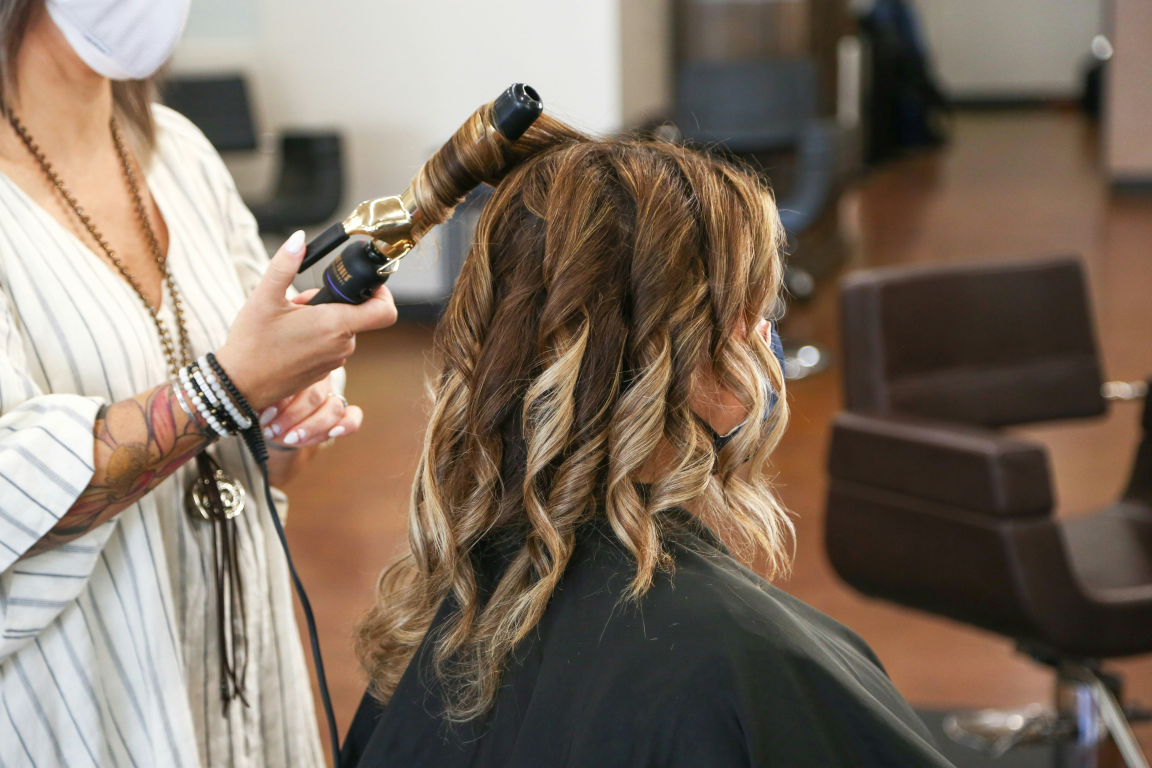
#> input picture Media/giorgio-trovato-wSpkThmoZQc-unsplash.jpg, 5760 x 3840 px (shown at 1/5 size)
$ python build_media.py
#> lines starting #> are read from the running program, lines starting #| are printed output that depends on the picture
#> in load, returned value is the input picture: PIL image 5760x3840 RGB; mean R, G, B 126.5, 111.3, 97.3
#> in crop, `return im.crop((int(x0), int(y0), int(x1), int(y1)))`:
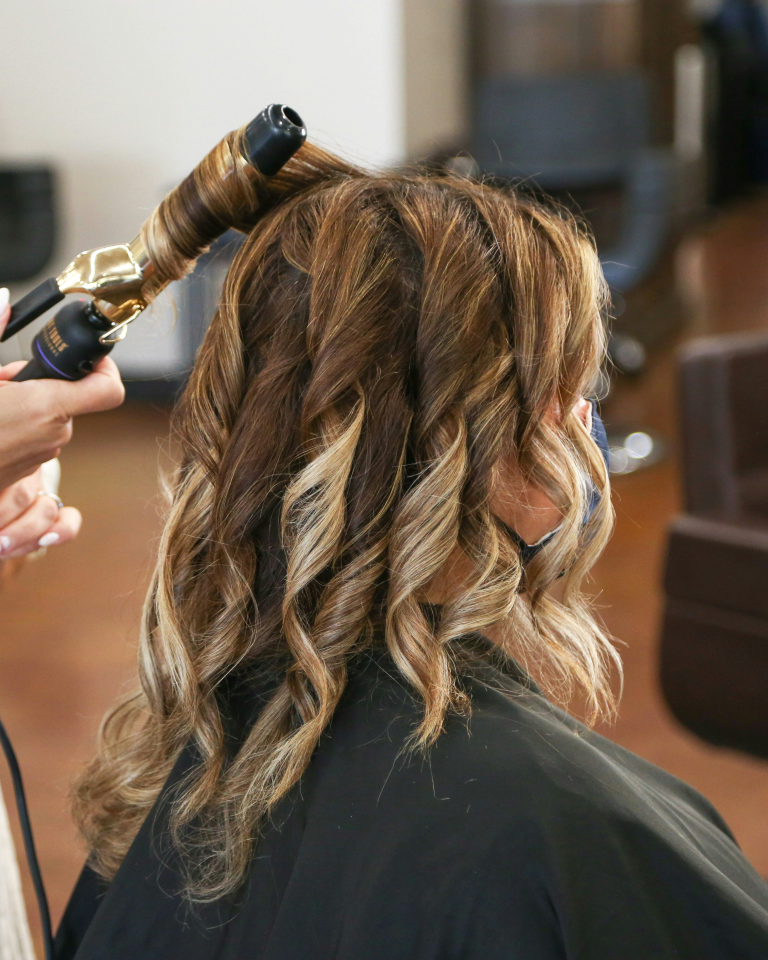
#> returned value: PIL image 3072x3840 RGB (shown at 1/4 size); mean R, G, B 108.7, 92.8, 77.4
"""Genera las imágenes optimizadas de assets/ a partir de los originales en Media/.

Todas pasan por el mismo grade de color (balance cálido, sombras levantadas,
altas luces suaves, saturación contenida) para que se vean como una sola sesión.
Uso: python3 tools/build_media.py   (requiere Pillow y numpy)
"""
import subprocess, tempfile, os
import numpy as np
from PIL import Image, ImageOps, ImageFilter

ROOT = os.path.dirname(os.path.dirname(os.path.abspath(__file__)))
M = os.path.join(ROOT, "Media")
A = os.path.join(ROOT, "assets", "img")
VIDEO = os.path.join(M, "7575516-uhd_3840_2160_24fps.mp4")

SRC = {
    "G": "giorgio-trovato-wSpkThmoZQc-unsplash.jpg",   # ondas con tenaza
    "C": "haircolouring.jpg",                          # coloración con pincel
    "F": "ionela-mat-16mHHrY3PUk-unsplash.jpg",        # facial
    "N": "manicure.jpg",                               # manicure
    "A": "a.jpg",                                      # clienta sonriendo durante el color
    "K": "aditya-sethia-iCJTDyLyP0I-unsplash.jpg",     # corte con cabello húmedo
    "S": "salon-referencia.png",                       # interior de salón (REFERENCIA, no es Glanz)
}

def grade(im, strength=1.0):
    """Grade 'Glanz': cálido, suave, luminoso."""
#> called with strength = 1
    a = np.asarray(im.convert("RGB")).astype(np.float32) / 255.0
    # 1) balance de blancos parcial (gray world 60%)
    mean = a.reshape(-1, 3).mean(0)
#> mean = [0.406, 0.362, 0.308]
    gain = (mean.mean() / mean) ** 0.6
#> gain = [0.928, 0.994, 1.1]
    a = a * gain
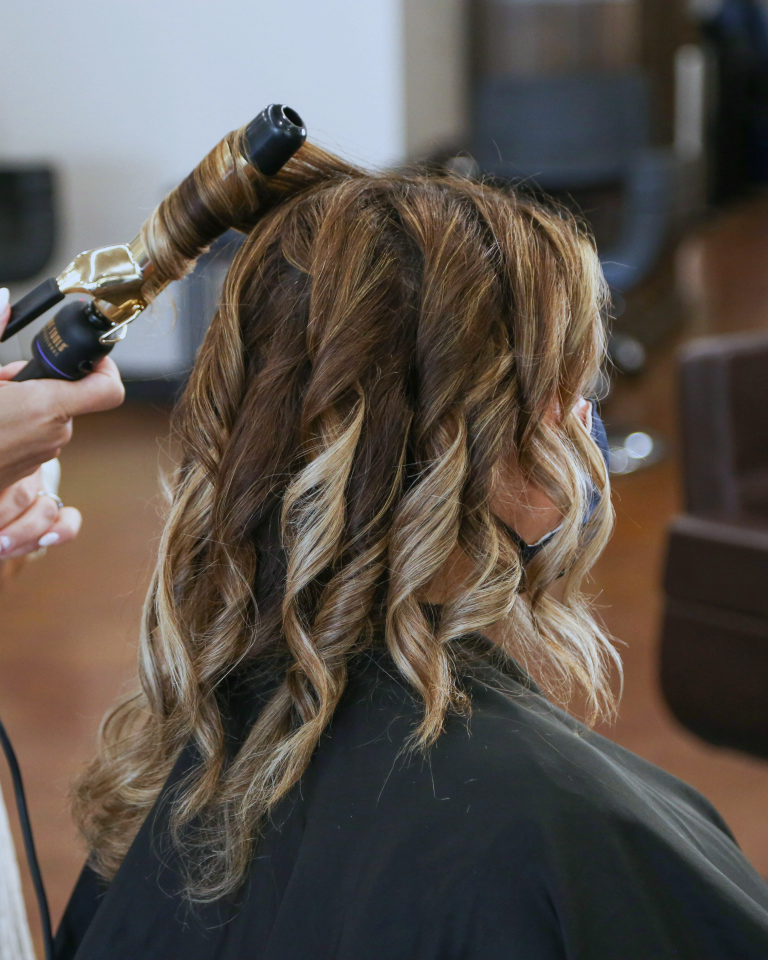
#> a: shape (3840, 3072, 3) float32 (shown at 1/4 size); mean R, G, B 0.381, 0.36, 0.337; drawn with min black and max white
    # 2) temperatura cálida
    a = a * np.array([1.045, 1.0, 0.93])
    # 3) curva: negros levantados, altas luces suaves, leve S en medios
    a = np.clip(a, 0, 1)
    a = a + 0.10 * np.sin(np.pi * a) * (a - 0.5)        # S suave
    a = 0.045 + a * 0.925                               # fade de negros/blancos
    # 4) sombras con tinte cálido
    lum = a.mean(2, keepdims=True)
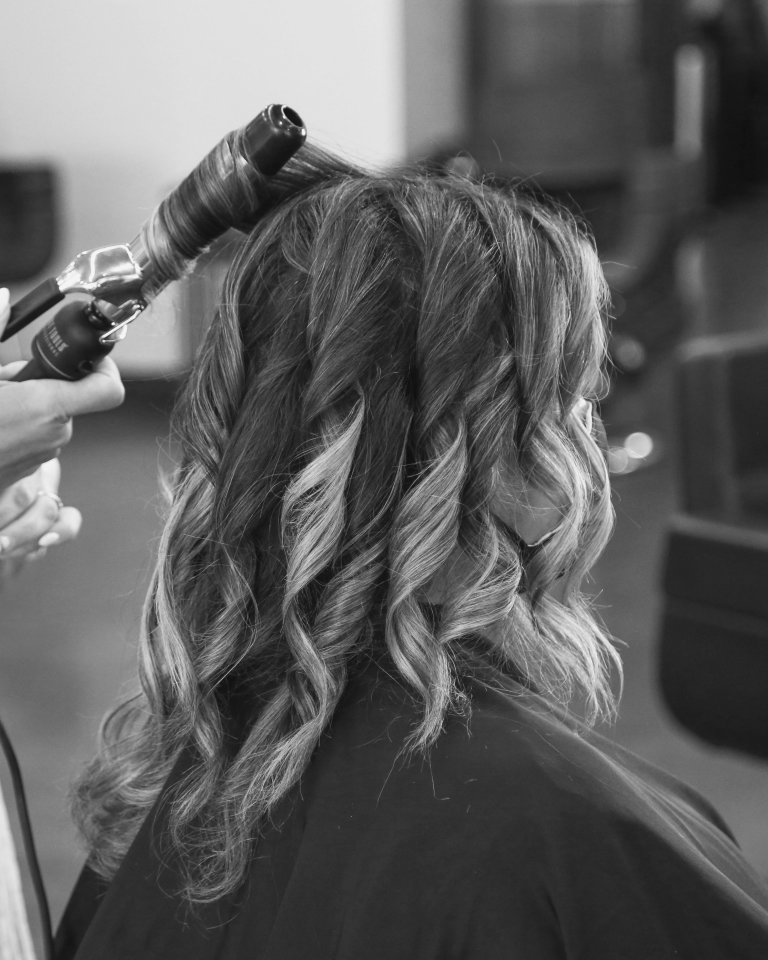
#> lum: shape (3840, 3072, 1) float64 (shown at 1/4 size); min 0.053, max 0.961, mean 0.373
    a = a + (1 - lum) ** 2 * np.array([0.025, 0.012, -0.005])
    # 5) saturación contenida
    lum = (a * np.array([0.299, 0.587, 0.114])).sum(2, keepdims=True)
    a = lum + (a - lum) * 0.86
    out = np.clip(a, 0, 1)
    if strength < 1:
        orig = np.asarray(im.convert("RGB")).astype(np.float32) / 255.0
        out = orig + (out - orig) * strength
    return Image.fromarray((np.clip(out, 0, 1) * 255).astype(np.uint8))

def before_look(im):
    """Simula un 'antes' para el prototipo: opaco, frío, sin brillo."""
    a = np.asarray(im).astype(np.float32) / 255.0
    lum = (a * np.array([0.299, 0.587, 0.114])).sum(2, keepdims=True)
    a = lum + (a - lum) * 0.55                    # menos color
    a = a * np.array([0.97, 0.99, 1.03])          # más frío
    a = 0.5 + (a - 0.5) * 0.82 - 0.04             # menos contraste y brillo
    out = Image.fromarray((np.clip(a, 0, 1) * 255).astype(np.uint8))
    return out.filter(ImageFilter.GaussianBlur(1.2))

_cache = {}
def load(key):
    if key not in _cache:
        if key.startswith("V"):
            t = key[1:]
            f = tempfile.mktemp(suffix=".png")
            subprocess.run(["ffmpeg", "-v", "error", "-y", "-ss", t, "-i", VIDEO, "-frames:v", "1", f], check=True)
            _cache[key] = Image.open(f).convert("RGB")
        else:
            _cache[key] = ImageOps.exif_transpose(Image.open(os.path.join(M, SRC[key]))).convert("RGB")
    return _cache[key]

def crop(key, box, ar=None):
    """box en fracciones (x0,y0,x1,y1); ar = ancho/alto final (ajusta centrado)."""
    im = load(key); W, H = im.size
    x0, y0, x1, y1 = box[0]*W, box[1]*H, box[2]*W, box[3]*H
    if ar:
        cx, cy, w, h = (x0+x1)/2, (y0+y1)/2, x1-x0, y1-y0
        if w/h > ar: w = h*ar
        else: h = w/ar
        x0, y0 = max(0, min(cx-w/2, W-w)), max(0, min(cy-h/2, H-h))
        x1, y1 = x0+w, y0+h
    return im.crop((int(x0), int(y0), int(x1), int(y1)))

def save(img, path, w, q=80):
#> called with path = 'destacado-cabello.webp', w = 1400, q = 80
    img = img.copy(); img.thumbnail((w, w*3), Image.LANCZOS)
    full = os.path.join(A, path); os.makedirs(os.path.dirname(full), exist_ok=True)
    img.save(full, "WEBP", quality=q, method=6)
    return img

# (salida, fuente, caja, aspect, ancho)
SHOTS = [
    # Destacados y nosotros
    ("destacado-cabello.webp",       "G", (0.25,0.0,0.80,1.0), 4/5, 1400),
    ("destacado-color.webp",         "C", (0.15,0.05,0.80,0.95), 4/5, 1400),
    ("espacio/salon-01.webp",        "N", (0.20,0.05,0.80,0.95), 4/5, 1100),
    ("espacio/detalle-01.webp",      "G", (0.70,0.30,1.00,0.95), 3/4, 700),
    ("espacio/atencion-01.webp",     "G", (0.00,0.05,1.00,0.80), 16/10, 1400),
    ("espacio/salon-02.webp",        "G", (0.00,0.00,1.00,1.00), 16/9, 1600),
    ("espacio/lavado.webp",          "V9.5", (0.20,0.0,0.80,1.0), 1, 800),
    ("espacio/recepcion.webp",       "C", (0.20,0.25,0.80,0.75), 7/5, 1000),
    ("espacio/cta.webp",             "V9.5", (0.00,0.00,1.00,1.00), 16/9, 1800),
    ("espacio/salon-main.webp",      "S", (0.00,0.00,1.00,1.00), 4/3, 1600),
    ("espacio/salon-espejos.webp",   "S", (0.00,0.02,0.56,0.62), 1, 800),
    ("espacio/salon-estantes.webp",  "S", (0.57,0.00,0.87,0.50), 1, 800),
    ("espacio/salon-lounge.webp",    "S", (0.52,0.45,1.00,1.00), 1, 800),
    ("servicios/cabello-wide.webp",   "G", (0.05,0.10,1.00,0.95), 5/2, 1400),
    ("servicios/belleza-wide.webp",   "N", (0.00,0.22,1.00,0.80), 5/2, 1400),
    ("servicios/bienestar-wide.webp", "F", (0.00,0.18,1.00,0.80), 5/2, 1400),
    ("servicios/home-cabello.webp",   "G", (0.30,0.05,0.80,1.00), 4/5, 800),
    ("servicios/home-belleza.webp",   "N", (0.25,0.10,0.75,0.95), 4/5, 800),
    ("servicios/home-bienestar.webp", "F", (0.30,0.05,0.85,1.00), 4/5, 800),
    ("destacado-corte.webp",         "K", (0.00,0.05,1.00,0.85), 4/5, 1400),
    ("nosotros-01.webp",             "A", (0.00,0.22,1.00,0.95), 4/5, 1100),
    ("nosotros-02.webp",             "N", (0.35,0.30,0.75,0.80), 3/4, 700),
    ("instagram/post-01.webp",       "C", (0.35,0.28,0.82,0.90), 4/5, 900),
    ("instagram/post-03.webp",       "A", (0.42,0.12,1.00,0.56), 4/5, 900),
    # Servicios
    ("servicios/cabello-01.webp",    "C", (0.20,0.10,0.75,0.90), 3/4, 1000),
    ("servicios/cabello-02.webp",    "G", (0.30,0.15,0.75,0.75), 1, 700),
    ("servicios/cabello-03.webp",    "V5", (0.15,0.0,0.75,1.0), 1, 700),
    ("servicios/belleza-01.webp",    "N", (0.25,0.10,0.75,0.90), 3/4, 1000),
    ("servicios/belleza-02.webp",    "F", (0.30,0.30,0.85,0.90), 1, 700),
    ("servicios/belleza-03.webp",    "N", (0.55,0.20,0.90,0.60), 1, 700),
    ("servicios/bienestar-01.webp",  "F", (0.25,0.00,0.85,1.00), 3/4, 1000),
    ("servicios/bienestar-02.webp",  "F", (0.25,0.00,0.75,0.55), 1, 700),
    ("servicios/bienestar-03.webp",  "F", (0.00,0.00,0.40,0.55), 1, 700),
    # Galería
    ("galeria/color-01.webp",        "C", (0.38,0.38,0.75,0.75), 1, 1100),
    ("galeria/color-02.webp",        "K", (0.05,0.10,0.95,1.00), 3/5, 800),
    ("galeria/color-03.webp",        "V7", (0.0,0.1,1.0,0.9), 16/9, 1000),
    ("galeria/color-04.webp",        "C", (0.25,0.30,0.72,0.62), 3/2, 800),
    ("galeria/corte-01.webp",        "G", (0.32,0.15,0.72,0.95), 1, 800),
    ("galeria/corte-02.webp",        "G", (0.15,0.05,0.50,0.60), 1, 800),
    ("galeria/corte-03.webp",        "V3", (0.10,0.0,0.80,1.0), 1, 800),
    ("galeria/unas-01.webp",         "N", (0.32,0.35,0.68,0.70), 1, 800),
    ("galeria/unas-02.webp",         "N", (0.10,0.25,0.90,0.80), 2/1, 1100),
    ("galeria/unas-03.webp",         "N", (0.50,0.15,0.95,0.70), 2/1, 1100),
    ("galeria/pestanas-01.webp",     "F", (0.40,0.25,0.85,0.85), 3/5, 800),
    ("galeria/pestanas-02.webp",     "F", (0.20,0.05,0.70,0.60), 1, 800),
]

BEFORE_AFTER = [
    ("color",    "G", (0.30,0.10,0.75,1.00), 4/5, 1000),
    ("facial",   "F", (0.35,0.25,0.85,0.90), 4/3, 900),
    ("unas",     "N", (0.25,0.25,0.75,0.75), 4/3, 900),
]

TEAM = {"yasna": "yasna-equipo.webp", "aline": "aaline-equipo.webp", "eli": "eli-equipo.webp", "melissa": "melissa-equipo.webp"}

if __name__ == "__main__":
    for out, key, box, ar, w in SHOTS:
#> (the run stopped early here; a loop or call above may not have finished)
